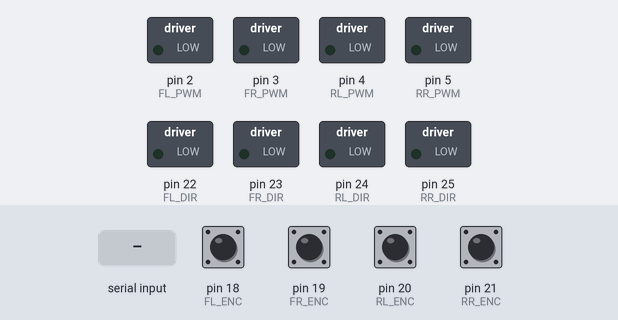
This sketch was run on a simulated Arduino Mega 2560, built with avr-gcc and run on an emulated ATmega2560. On the bench: switched loads named in the sketch (green lamp = pin HIGH). The inputs (shaded band) are chosen by the test bench; at power-on: pin 18 (FL_ENC), pin 19 (FR_ENC), pin 20 (RL_ENC), pin 21 (RR_ENC) HIGH. What the sketch prints to the serial monitor is not drawn.

Above: at 1.2 s.
1.3 s: "F\n" received over Serial
At 1.9 s:
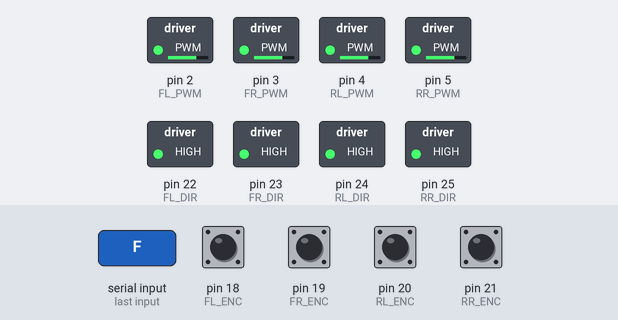
2.8 s: "B\n" received over Serial
At 4.0 s:
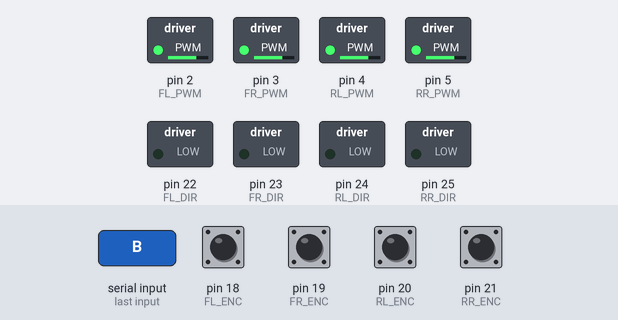
4.3 s: "TL\n" received over Serial
At 5.4 s:
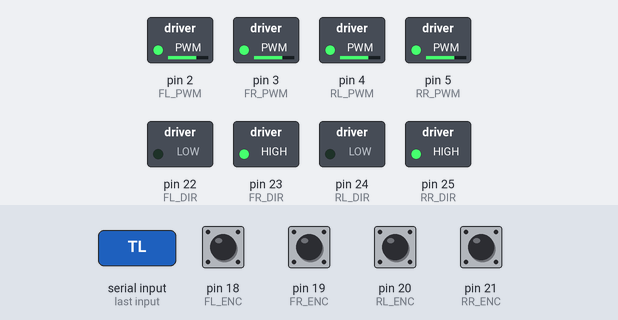
5.8 s: "TR\n" received over Serial
At 6.5 s:
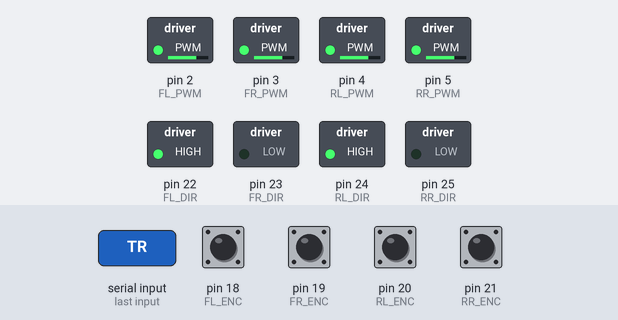
7.3 s: "CL\n" received over Serial
At 7.7 s:
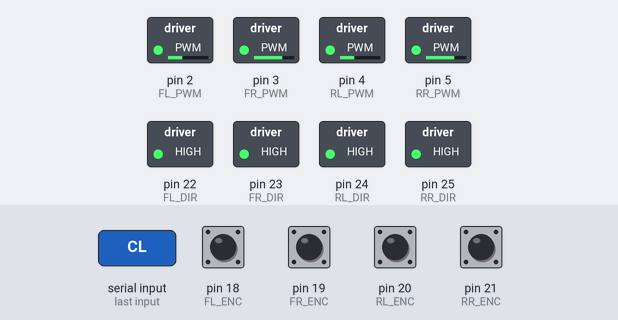
8.8 s: "CR\n" received over Serial
At 10.0 s:
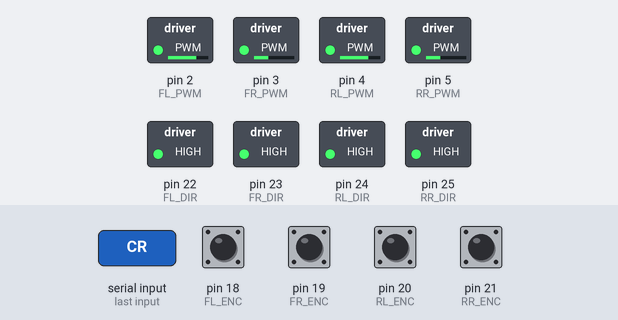
Timing chart, 0 to 11.3 s (numbered marks = the images above; inputs shaded):
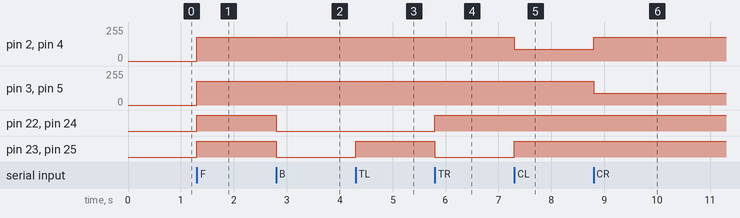

The sketch:

Main.ino
```cpp
#include "Config.h"
#include "Motor.h"
#include "Encoder.h"
#include "SerialComm.h"

Motor motor;
Encoder encoder;
SerialComm comm;

unsigned long previousMillis = 0;
const unsigned long encoderInterval = 20;   // Send encoder data every 20 ms

void setup()
{
    motor.begin();
    encoder.begin();
    comm.begin(BAUD_RATE);

    Serial.println("Warehouse Rover Started");
}

void loop()
{
    // Receive commands from Raspberry Pi
    comm.receiveCommand(motor);

    // Send encoder values every 20 ms
    unsigned long currentMillis = millis();

    if(currentMillis - previousMillis >= encoderInterval)
    {
        previousMillis = currentMillis;
        comm.sendEncoders(encoder);
    }
}
```

Encoder.cpp
```cpp
#include "Encoder.h"

// Initialize encoder counts
volatile long Encoder::flCount = 0;
volatile long Encoder::frCount = 0;
volatile long Encoder::rlCount = 0;
volatile long Encoder::rrCount = 0;

void Encoder::begin()
{
    pinMode(FL_ENC, INPUT_PULLUP);
    pinMode(FR_ENC, INPUT_PULLUP);
    pinMode(RL_ENC, INPUT_PULLUP);
    pinMode(RR_ENC, INPUT_PULLUP);

    attachInterrupt(digitalPinToInterrupt(FL_ENC), FL_ISR, RISING);
    attachInterrupt(digitalPinToInterrupt(FR_ENC), FR_ISR, RISING);
    attachInterrupt(digitalPinToInterrupt(RL_ENC), RL_ISR, RISING);
    attachInterrupt(digitalPinToInterrupt(RR_ENC), RR_ISR, RISING);
}

// ISR Functions

void Encoder::FL_ISR()
{
    flCount++;
}

void Encoder::FR_ISR()
{
    frCount++;
}

void Encoder::RL_ISR()
{
    rlCount++;
}

void Encoder::RR_ISR()
{
    rrCount++;
}

// Getter Functions

long Encoder::getFL()
{
    noInterrupts();
    long value = flCount;
    interrupts();
    return value;
}

long Encoder::getFR()
{
    noInterrupts();
    long value = frCount;
    interrupts();
    return value;
}

long Encoder::getRL()
{
    noInterrupts();
    long value = rlCount;
    interrupts();
    return value;
}

long Encoder::getRR()
{
    noInterrupts();
    long value = rrCount;
    interrupts();
    return value;
}

void Encoder::resetAll()
{
    noInterrupts();

    flCount = 0;
    frCount = 0;
    rlCount = 0;
    rrCount = 0;

    interrupts();
}
```

Encoder.h
```cpp
#ifndef ENCODER_H
#define ENCODER_H

#include <Arduino.h>
#include "Config.h"

class Encoder
{
public:
    void begin();

    long getFL();
    long getFR();
    long getRL();
    long getRR();

    void resetAll();

    static void FL_ISR();
    static void FR_ISR();
    static void RL_ISR();
    static void RR_ISR();

private:
    static volatile long flCount;
    static volatile long frCount;
    static volatile long rlCount;
    static volatile long rrCount;
};

#endif
```

Motor.cpp
```cpp
#include "Motor.h"

void Motor::begin()
{
    pinMode(FL_PWM, OUTPUT);
    pinMode(FR_PWM, OUTPUT);
    pinMode(RL_PWM, OUTPUT);
    pinMode(RR_PWM, OUTPUT);

    pinMode(FL_DIR, OUTPUT);
    pinMode(FR_DIR, OUTPUT);
    pinMode(RL_DIR, OUTPUT);
    pinMode(RR_DIR, OUTPUT);

    stop();
}

void Motor::setFL(bool dir, uint8_t speed)
{
    digitalWrite(FL_DIR, dir);
    analogWrite(FL_PWM, speed);
}

void Motor::setFR(bool dir, uint8_t speed)
{
    digitalWrite(FR_DIR, dir);
    analogWrite(FR_PWM, speed);
}

void Motor::setRL(bool dir, uint8_t speed)
{
    digitalWrite(RL_DIR, dir);
    analogWrite(RL_PWM, speed);
}

void Motor::setRR(bool dir, uint8_t speed)
{
    digitalWrite(RR_DIR, dir);
    analogWrite(RR_PWM, speed);
}

void Motor::forward(uint8_t speed)
{
    setFL(FORWARD, speed);
    setFR(FORWARD, speed);
    setRL(FORWARD, speed);
    setRR(FORWARD, speed);
}

void Motor::backward(uint8_t speed)
{
    setFL(REVERSE, speed);
    setFR(REVERSE, speed);
    setRL(REVERSE, speed);
    setRR(REVERSE, speed);
}

void Motor::tankLeft(uint8_t speed)
{
    setFL(REVERSE, speed);
    setFR(FORWARD, speed);

    setRL(REVERSE, speed);
    setRR(FORWARD, speed);
}

void Motor::tankRight(uint8_t speed)
{
    setFL(FORWARD, speed);
    setFR(REVERSE, speed);

    setRL(FORWARD, speed);
    setRR(REVERSE, speed);
}

void Motor::pivotLeft(uint8_t speed)
{
    tankLeft(speed);
}

void Motor::pivotRight(uint8_t speed)
{
    tankRight(speed);
}

void Motor::curveLeft(uint8_t speed)
{
    setFL(FORWARD, speed / 2);
    setFR(FORWARD, speed);

    setRL(FORWARD, speed / 2);
    setRR(FORWARD, speed);
}

void Motor::curveRight(uint8_t speed)
{
    setFL(FORWARD, speed);
    setFR(FORWARD, speed / 2);

    setRL(FORWARD, speed);
    setRR(FORWARD, speed / 2);
}

void Motor::stop()
{
    analogWrite(FL_PWM, 0);
    analogWrite(FR_PWM, 0);
    analogWrite(RL_PWM, 0);
    analogWrite(RR_PWM, 0);
}
```

Motor.h
```cpp
#ifndef MOTOR_H
#define MOTOR_H

#include <Arduino.h>
#include "Config.h"

class Motor
{
public:

    void begin();

    // Basic Motion
    void forward(uint8_t speed);
    void backward(uint8_t speed);

    // Differential Steering
    void tankLeft(uint8_t speed);
    void tankRight(uint8_t speed);

    // Pivot Turns
    void pivotLeft(uint8_t speed);
    void pivotRight(uint8_t speed);

    // Smooth Turns
    void curveLeft(uint8_t speed);
    void curveRight(uint8_t speed);

    // Individual Motor Control
    void setFL(bool dir, uint8_t speed);
    void setFR(bool dir, uint8_t speed);
    void setRL(bool dir, uint8_t speed);
    void setRR(bool dir, uint8_t speed);

    // Stop
    void stop();
};

#endif
```

SerialComm.cpp
```cpp
#include "SerialComm.h"

void SerialComm::begin(long baud)
{
    Serial.begin(baud);
}

void SerialComm::sendEncoders(Encoder &enc)
{
    Serial.print("<");

    Serial.print(enc.getFL());
    Serial.print(",");

    Serial.print(enc.getFR());
    Serial.print(",");

    Serial.print(enc.getRL());
    Serial.print(",");

    Serial.print(enc.getRR());

    Serial.println(">");
}

void SerialComm::receiveCommand(Motor &motor)
{
    if (!Serial.available())
        return;

    command = Serial.readStringUntil('\n');
    command.trim();

    if (command == "F")
    {
        motor.forward(180);
    }
    else if (command == "B")
    {
        motor.backward(180);
    }
    else if (command == "TL")
    {
        motor.tankLeft(180);
    }
    else if (command == "TR")
    {
        motor.tankRight(180);
    }
    else if (command == "PL")
    {
        motor.pivotLeft(180);
    }
    else if (command == "PR")
    {
        motor.pivotRight(180);
    }
    else if (command == "CL")
    {
        motor.curveLeft(180);
    }
    else if (command == "CR")
    {
        motor.curveRight(180);
    }
    else if (command == "S")
    {
        motor.stop();
    }
}
```

SerialComm.h
```cpp
#ifndef SERIALCOMM_H
#define SERIALCOMM_H

#include <Arduino.h>
#include "Encoder.h"
#include "Motor.h"

class SerialComm
{
public:
    void begin(long baud = 115200);

    void sendEncoders(Encoder &enc);

    void receiveCommand(Motor &motor);

private:
    String command;
};

#endif
```

Config.h
```cpp
#ifndef CONFIG_H
#define CONFIG_H

/*--------------------------------------------------
        MOTOR DRIVER 1 (Front Motors)
---------------------------------------------------*/

// Front Left
#define FL_PWM      2
#define FL_DIR      22

// Front Right
#define FR_PWM      3
#define FR_DIR      23

/*--------------------------------------------------
        MOTOR DRIVER 2 (Rear Motors)
---------------------------------------------------*/

// Rear Left
#define RL_PWM      4
#define RL_DIR      24

// Rear Right
#define RR_PWM      5
#define RR_DIR      25

/*--------------------------------------------------
                ENCODER PINS
---------------------------------------------------*/

// Encoder Channel A Pins
#define FL_ENC      18
#define FR_ENC      19
#define RL_ENC      20
#define RR_ENC      21

/*--------------------------------------------------
                MOTOR DIRECTION
---------------------------------------------------*/

#define FORWARD HIGH
#define REVERSE LOW

/*--------------------------------------------------
                PWM LIMITS
---------------------------------------------------*/

#define MAX_SPEED 255
#define MIN_SPEED 0

/*--------------------------------------------------
                SERIAL
---------------------------------------------------*/

#define BAUD_RATE 115200

#endif
```

Measured:
- after the input at 1.3 s, pin 2 (FL_PWM), pin 3 (FR_PWM), pin 4 (RL_PWM), pin 5 (RR_PWM): 0/255 → 180/255 at once; pin 22 (FL_DIR), pin 23 (FR_DIR), pin 24 (RL_DIR), pin 25 (RR_DIR): LOW → HIGH at once
- after the input at 2.8 s, pin 22 (FL_DIR), pin 23 (FR_DIR), pin 24 (RL_DIR), pin 25 (RR_DIR): HIGH → LOW at once
- after the input at 4.3 s, pin 23 (FR_DIR), pin 25 (RR_DIR): LOW → HIGH at once
- after the input at 5.8 s, pin 22 (FL_DIR), pin 24 (RL_DIR): LOW → HIGH at once; pin 23 (FR_DIR), pin 25 (RR_DIR): HIGH → LOW at once
- after the input at 7.3 s, pin 2 (FL_PWM), pin 4 (RL_PWM): 180/255 → 90/255 at once; pin 23 (FR_DIR), pin 25 (RR_DIR): LOW → HIGH at once
- after the input at 8.8 s, pin 2 (FL_PWM), pin 4 (RL_PWM): 90/255 → 180/255 at once; pin 3 (FR_PWM), pin 5 (RR_PWM): 180/255 → 90/255 at once
